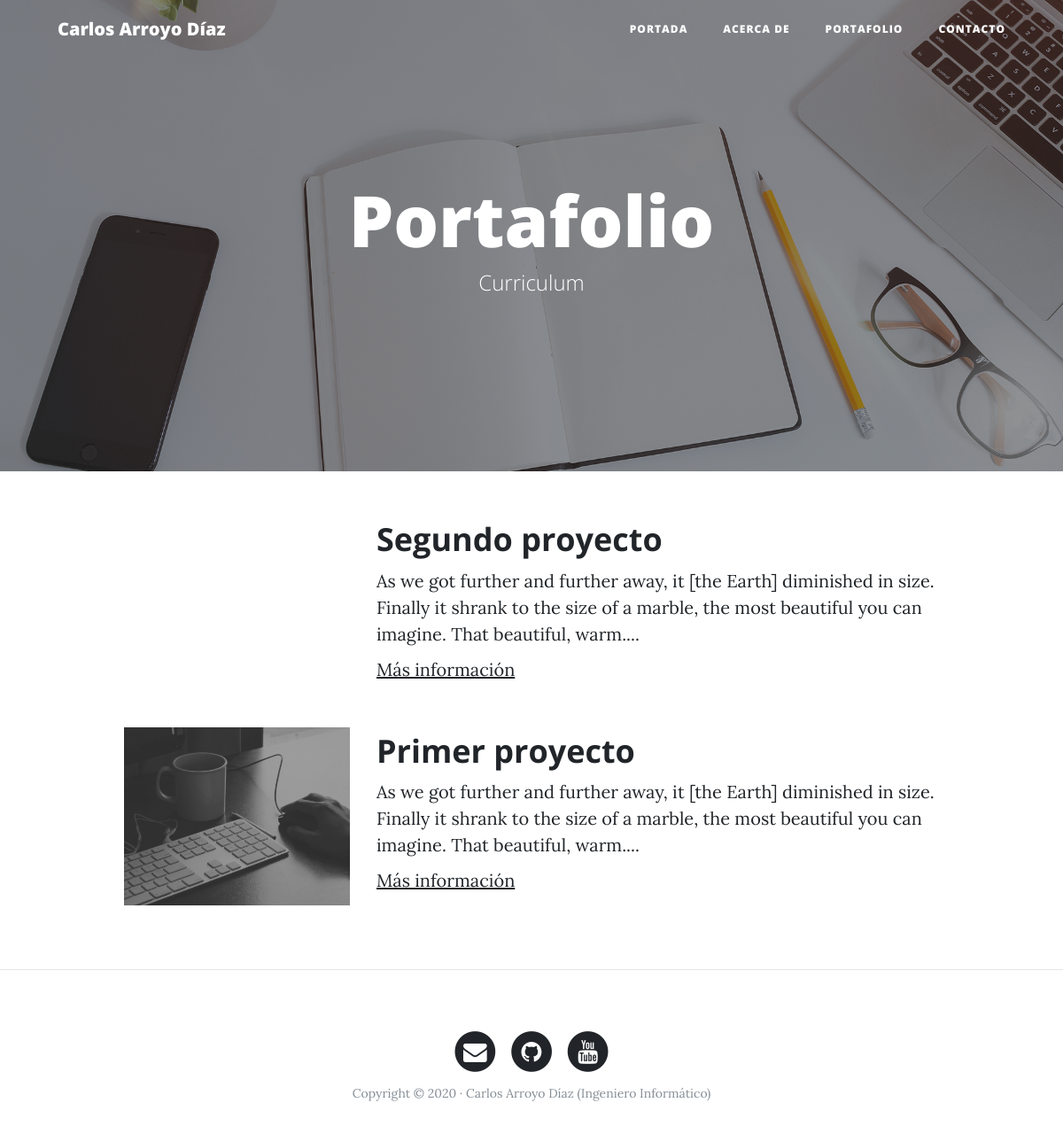
/portfolio/, run on an earlier commit of the app's database.
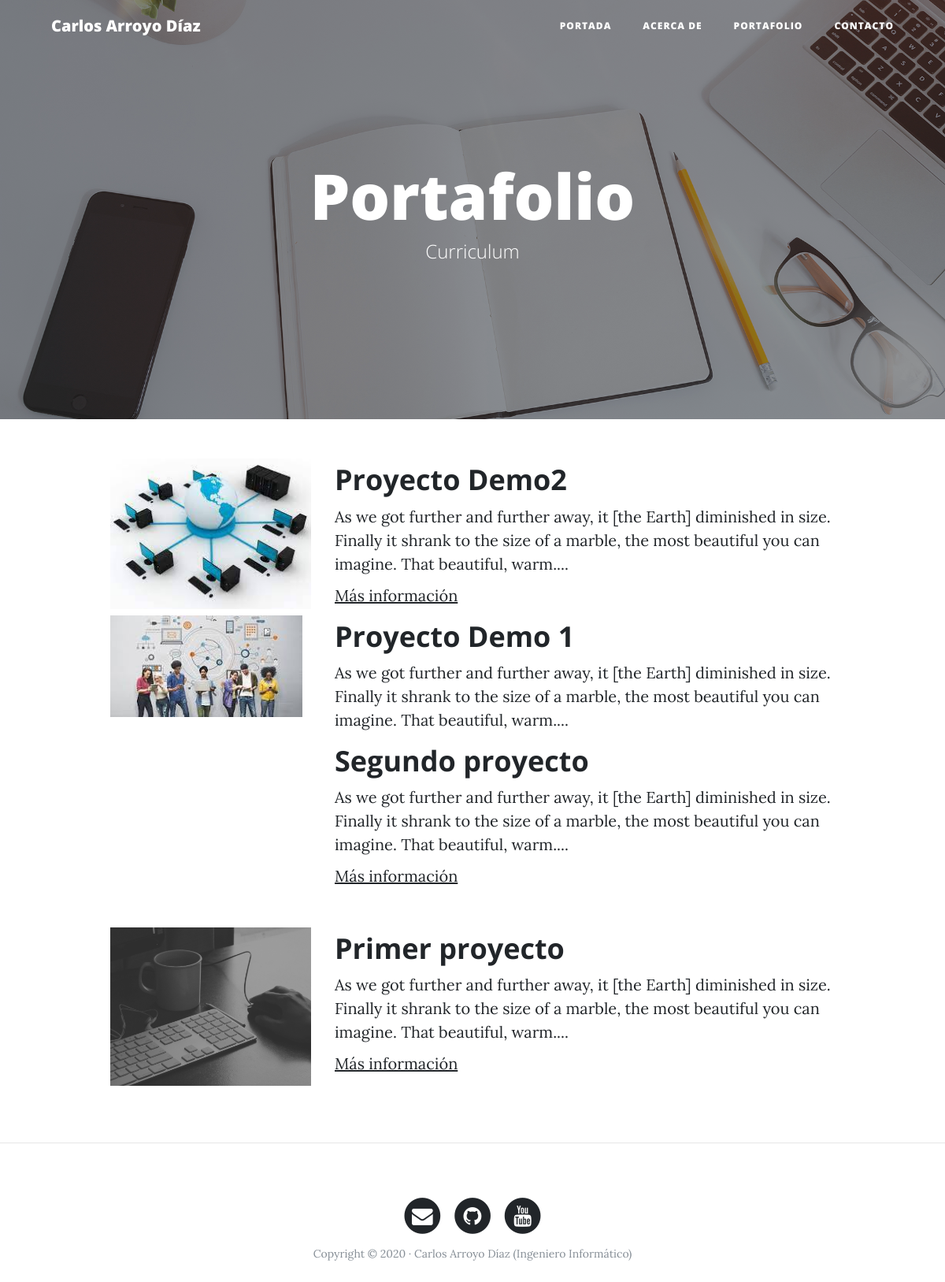
And on a later commit of the database.
### portfolio/models.py (models this page shows, shortened)
class Project(models.Model):
    title = models.CharField(max_length=100, verbose_name = 'Título')  # Warning no usar la constante MAX_LENGHT !
    description = models.TextField(verbose_name = 'Descripción')
    image = models.ImageField(verbose_name = 'imagen', upload_to = 'projects')
    link = models.URLField(verbose_name = 'Dirección Web', null = True, blank = True)
    created = models.DateTimeField(auto_now_add = True, verbose_name = 'fecha de creación')
    updated = models.DateTimeField(auto_now = True, verbose_name = 'fecha de modificación')
    class Meta:
        verbose_name = 'proyecto'
        verbose_name_plural = 'proyectos'
        ordering = ['-created']

### portfolio/views.py (the view)
# urls.py: path('portfolio/', portfolio_views.portfolio, name='portfolio'),
def portfolio(request):
    projects = Project.objects.all()
    return render(request, "portfolio/portfolio.html", {'projects':projects})

### portfolio/templates/portfolio/portfolio.html (shortened to what this page needs)
{% extends "core/base.html" %}
{%block background%}{%load static%}{%static 'core/img/portfolio-bg.jpg' %}{%endblock%}
{%block headers%}
    <h1>Portafolio</h1>
    <span class="subheading">Curriculum</span>
{%endblock%}
{% block content %}
    <div class="row">
    {% for project in projects %}
            <div class="col-lg-3 col-md-4 offset-lg-1">
                <img class="img-fluid" src="{{project.image.url}}" alt="">
            </div>
            <div class="col-lg-7 col-md-8">
                <h2 class="section-heading title">{{project.title}}</h2>
                <p>{{project.description}}</p>
                {% if project.link %}
                    <p><a href="{{project.link}}">Más información</a></p>
                {% endif %}
            </div>
    {% endfor %}
        </div>
        <div class="row">
            <div class="col-lg-3 col-md-4 offset-lg-1">
            </div>
          <div class="col-lg-7 col-md-8">
                <h2 class="section-heading title">Segundo proyecto</h2>
            <p>As we got further and further away, it [the Earth] diminished in size. Finally it shrank to the size of a marble, the most beautiful you can imagine. That beautiful, warm....</p>
            <p><a href="http://google.com">Más información</a></p>
            </div>
        </div>
        <div class="row project">
            <div class="col-lg-3 col-md-4 offset-lg-1">
                <img class="img-fluid" src="{%static 'core/img/home-bg.jpg'%}" alt="">
            </div>
          <div class="col-lg-7 col-md-8">
                <h2 class="section-heading title">Primer proyecto</h2>
            <p>As we got further and further away, it [the Earth] diminished in size. Finally it shrank to the size of a marble, the most beautiful you can imagine. That beautiful, warm....</p>
            <p><a href="http://google.com">Más información</a></p>
            </div>
        </div>
{% endblock %}

### core/templates/core/base.html (shortened to what this page needs)
<!DOCTYPE html>
<html lang="es">
  <head>
    {% load static %}
    <link href="{% static 'core/vendor/bootstrap/css/bootstrap.min.css' %}" rel="stylesheet">
    <link href="{% static 'core/vendor/font-awesome/css/font-awesome.min.css' %}" rel="stylesheet" type="text/css">
    <link href="{% static 'core/css/clean-blog.min.css' %}" rel="stylesheet">
  </head>
  <body>
    <nav class="navbar navbar-expand-lg navbar-light fixed-top" id="mainNav">
      <div class="container">
        <a class="navbar-brand" href="{% url 'home' %}">Carlos Arroyo Díaz</a>
        <div class="collapse navbar-collapse" id="navbarResponsive">
          <ul class="navbar-nav ml-auto">
            <li class="nav-item">
              <a class="nav-link" href="{% url 'home' %}">Portada</a>
            </li>
            <li class="nav-item">
              <a class="nav-link" href="{% url 'about' %}">Acerca de</a>
            </li>
            <li class="nav-item">
              <a class="nav-link" href="{% url 'portfolio' %}">Portafolio</a>
            </li>
            <li class="nav-item">
              <a class="nav-link" href="{% url 'contact' %}">Contacto</a>
            </li>
          </ul>
        </div>
      </div>
    </nav>
    <header class="masthead" style="background-image: url('{% block background %} {%endblock%}')">
      <div class="overlay"></div>
      <div class="container">
        <div class="row">
          <div class="col-lg-8 col-md-10 mx-auto">
            <div class="site-heading">
              {%block headers%}{%endblock%}
            </div>
          </div>
        </div>
      </div>
    </header>
    <div class="container">
        {% block content %}
        {% endblock%}
    </div>
    {% if request.resolver_match.url_name != 'home' %} <hr> {% endif %}
    <footer>
      <div class="container">
        <div class="row">
          <div class="col-lg-8 col-md-10 mx-auto">
            <ul class="list-inline text-center">
              <li class="list-inline-item">
                <a href="#">
                  <span class="fa-stack fa-lg">
                    <i class="fa fa-circle fa-stack-2x"></i>
                    <i class="fa fa-envelope fa-stack-1x fa-inverse"></i>
                  </span>
                </a>
              </li>
              <li class="list-inline-item">
                <a href="#">
                  <span class="fa-stack fa-lg">
                    <i class="fa fa-circle fa-stack-2x"></i>
                    <i class="fa fa-github fa-stack-1x fa-inverse"></i>
                  </span>
                </a>
              </li>
              <li class="list-inline-item">
                <a href="#">
                  <span class="fa-stack fa-lg">
                    <i class="fa fa-circle fa-stack-2x"></i>
                    <i class="fa fa-youtube fa-stack-1x fa-inverse"></i>
                  </span>
                </a>
              </li>
            </ul>
            <p class="copyright text-muted">Copyright &copy; 2020 · Carlos Arroyo Díaz (Ingeniero Informático) </p>
          </div>
        </div>
      </div>
    </footer>
  </body>
</html>

What changed in the data, as far as the page shows it:
added Project: image (picture), title "Proyecto Demo2", description "As we got further and further away, it [the Earth] diminished in size. Finally it shrank to the size of a marble, the most beautiful you can imagine. That beautiful, warm...."
added Project: image (picture), title "Proyecto Demo 1", description "As we got further and further away, it [the Earth] diminished in size. Finally it shrank to the size of a marble, the most beautiful you can imagine. That beautiful, warm...."
